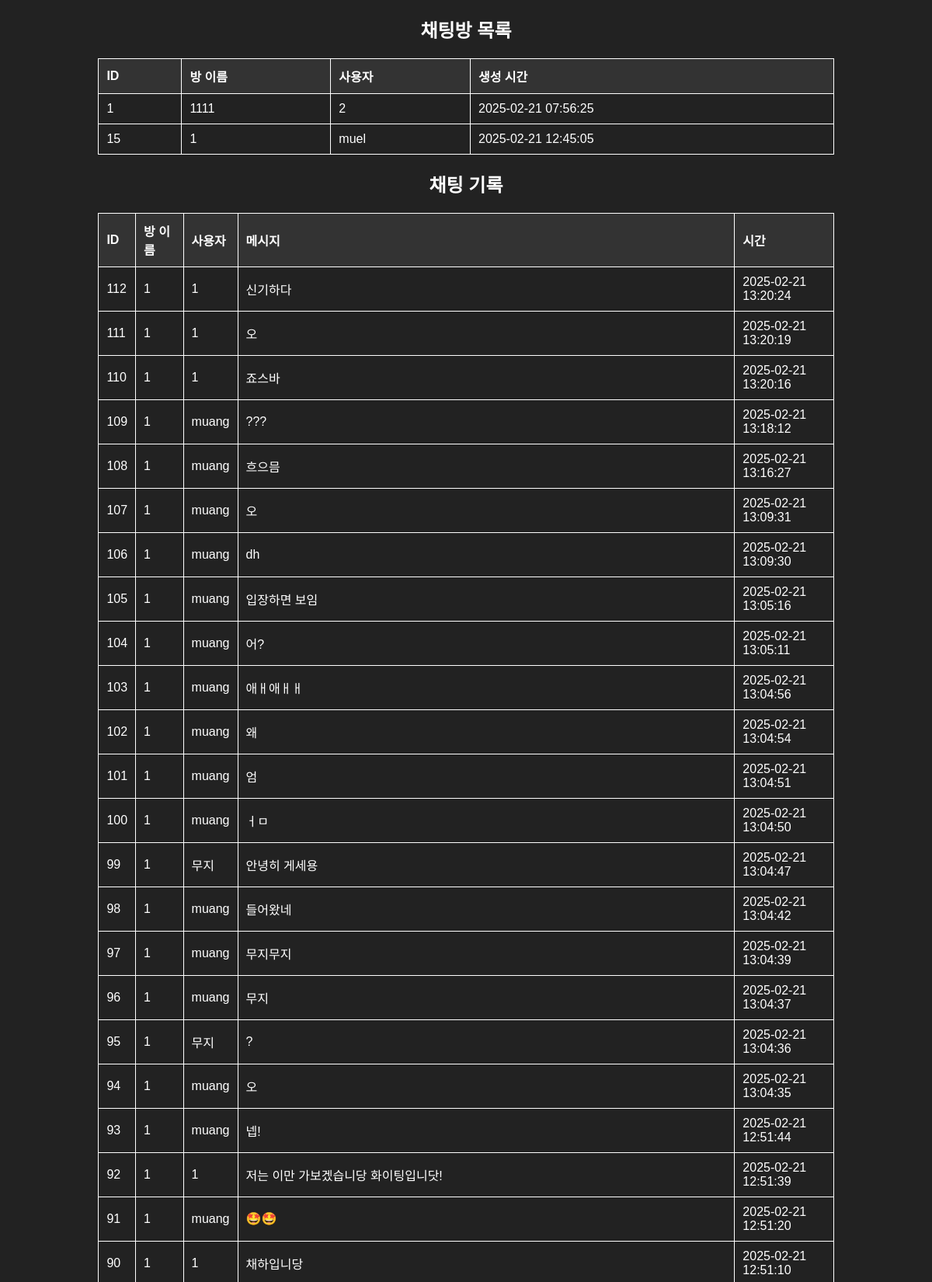
/admin (signed in, upper part), run on the app's committed database.
### tables this page shows
CREATE TABLE rooms (
        id INTEGER PRIMARY KEY AUTOINCREMENT,
        room TEXT UNIQUE NOT NULL,
        users TEXT NOT NULL,
        created_at DATETIME DEFAULT CURRENT_TIMESTAMP
    );

CREATE TABLE messages (
        id INTEGER PRIMARY KEY AUTOINCREMENT,
        room TEXT NOT NULL,
        name TEXT NOT NULL,
        message TEXT NOT NULL,
        timestamp DATETIME DEFAULT CURRENT_TIMESTAMP
    );

### app.py (the view)
@app.route("/admin")
def admin():
    if not session.get("logged_in"):
        return redirect(url_for("admin_login"))
    conn = connect_db()
    cur = conn.cursor()
    cur.execute("SELECT * FROM rooms")
    rooms = cur.fetchall()
    cur.execute("SELECT * FROM messages ORDER BY timestamp DESC")
    messages = cur.fetchall()
    conn.close()
    return render_template("admin.html", rooms=rooms, messages=messages)

### app.py (called while the page is built)
def connect_db():
    return sqlite3.connect("chat.db", check_same_thread=False)

### templates/admin.html (shortened to what this page needs)
<!DOCTYPE html>
<html lang="ko">
<head>
</head>
<body>
    <div class="container">
        <h2>채팅방 목록</h2>
        <table>
            <tr><th>ID</th><th>방 이름</th><th>사용자</th><th>생성 시간</th></tr>
            {% for room in rooms %}
            <tr><td>{{ room[0] }}</td><td>{{ room[1] }}</td><td>{{ room[2] }}</td><td>{{ room[3] }}</td></tr>
            {% endfor %}
        </table>
        <h2>채팅 기록</h2>
        <table>
            <tr><th>ID</th><th>방 이름</th><th>사용자</th><th>메시지</th><th>시간</th></tr>
            {% for msg in messages %}
            <tr><td>{{ msg[0] }}</td><td>{{ msg[1] }}</td><td>{{ msg[2] }}</td><td>{{ msg[3] }}</td><td>{{ msg[4] }}</td></tr>
            {% endfor %}
        </table>
    </div>
</body>
</html>

### templates/admin.html (style rules this page uses)
body { background-color: #222; color: white; font-family: Arial, sans-serif; }
h2 { text-align: center; }
.container { width: 80%; margin: auto; }
table { width: 100%; border-collapse: collapse; margin-top: 20px; }
th, td { border: 1px solid white; padding: 10px; text-align: left; }
th { background: #333; }

### data on the page
rooms: id "1", room "1111", users "2", created_at "2025-02-21 07:56:25"
rooms: id "15", room "1", users "muel", created_at "2025-02-21 12:45:05"
messages: id "112", room "1", name "1", message "신기하다", timestamp "2025-02-21 13:20:24"
messages: id "111", room "1", name "1", message "오", timestamp "2025-02-21 13:20:19"
messages: id "110", room "1", name "1", message "죠스바", timestamp "2025-02-21 13:20:16"
messages: id "109", room "1", name "muang", message "???", timestamp "2025-02-21 13:18:12"
messages: id "108", room "1", name "muang", message "흐으믐", timestamp "2025-02-21 13:16:27"
messages: id "107", room "1", name "muang", message "오", timestamp "2025-02-21 13:09:31"
messages: id "106", room "1", name "muang", message "dh", timestamp "2025-02-21 13:09:30"
messages: id "105", room "1", name "muang", message "입장하면 보임", timestamp "2025-02-21 13:05:16"
messages: id "104", room "1", name "muang", message "어?", timestamp "2025-02-21 13:05:11"
messages: id "103", room "1", name "muang", message "애ㅐ애ㅐㅐ", timestamp "2025-02-21 13:04:56"
messages: id "102", room "1", name "muang", message "왜", timestamp "2025-02-21 13:04:54"
messages: id "101", room "1", name "muang", message "엄", timestamp "2025-02-21 13:04:51"
messages: id "100", room "1", name "muang", message "ㅓㅁ", timestamp "2025-02-21 13:04:50"
messages: id "99", room "1", name "무지", message "안녕히 게세용", timestamp "2025-02-21 13:04:47"
messages: id "98", room "1", name "muang", message "들어왔네", timestamp "2025-02-21 13:04:42"
messages: id "97", room "1", name "muang", message "무지무지", timestamp "2025-02-21 13:04:39"
messages: id "96", room "1", name "muang", message "무지", timestamp "2025-02-21 13:04:37"
messages: id "95", room "1", name "무지", message "?", timestamp "2025-02-21 13:04:36"
messages: id "94", room "1", name "muang", message "오", timestamp "2025-02-21 13:04:35"
messages: id "93", room "1", name "muang", message "넵!", timestamp "2025-02-21 12:51:44"
messages: id "92", room "1", name "1", message "저는 이만 가보겠습니당 화이팅입니닷!", timestamp "2025-02-21 12:51:39"
messages: id "91", room "1", name "muang", message "🤩🤩", timestamp "2025-02-21 12:51:20"
messages: id "90", room "1", name "1", message "채하입니당", timestamp "2025-02-21 12:51:10"
